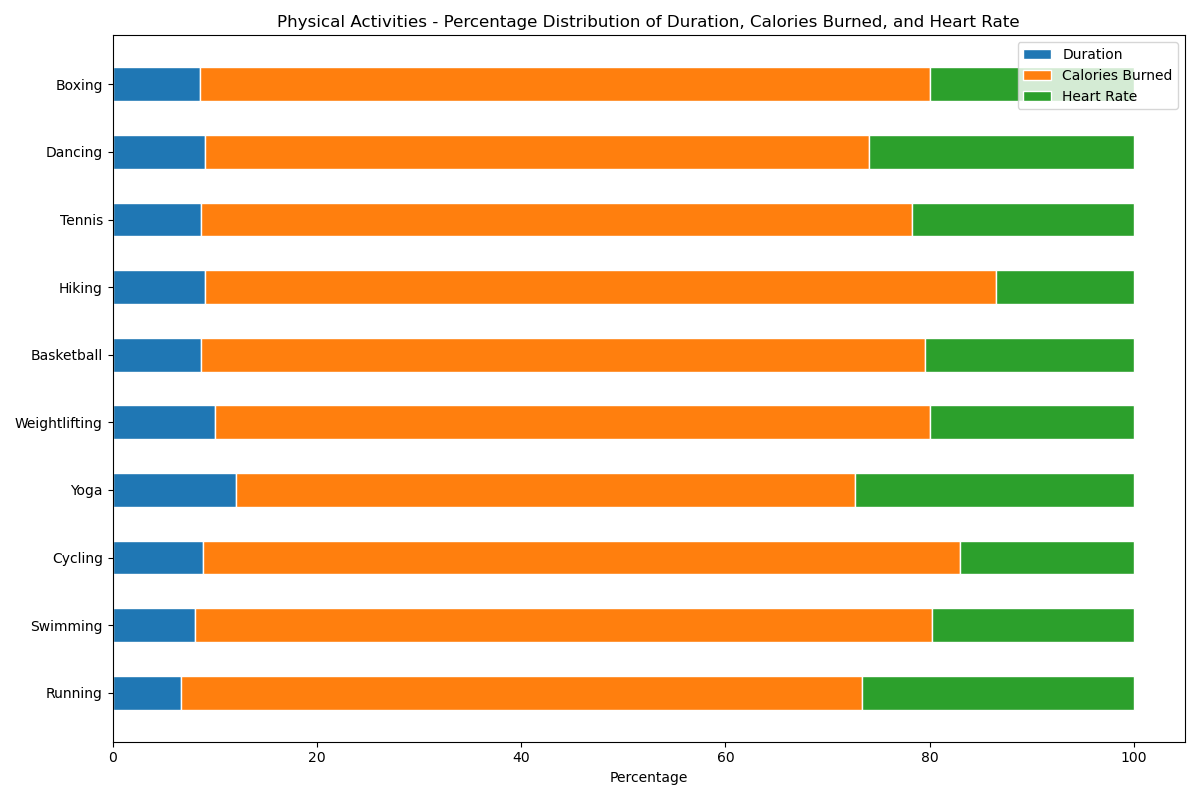

Write Python code to recreate this figure.

import matplotlib.pyplot as plt
import numpy as np

# Data
activities = ['Running', 'Swimming', 'Cycling', 'Yoga', 'Weightlifting', 'Basketball', 'Hiking', 'Tennis', 'Dancing', 'Boxing']
duration = [30, 45, 60, 40, 50, 55, 70, 50, 35, 60]
calories_burned = [300, 400, 500, 200, 350, 450, 600, 400, 250, 500]
heart_rate = [120, 110, 115, 90, 100, 130, 105, 125, 100, 140]

# Normalize data to 100%
total = np.array(duration) + np.array(calories_burned) + np.array(heart_rate)
duration_perc = np.array(duration) / total * 100
calories_burned_perc = np.array(calories_burned) / total * 100
heart_rate_perc = np.array(heart_rate) / total * 100

# Plot
fig, ax = plt.subplots(figsize=(12, 8))

bar_width = 0.5
bar_positions = np.arange(len(activities))

ax.barh(bar_positions, duration_perc, color='#1f77b4', edgecolor='white', height=bar_width, label='Duration')
ax.barh(bar_positions, calories_burned_perc, left=duration_perc, color='#ff7f0e', edgecolor='white', height=bar_width, label='Calories Burned')
ax.barh(bar_positions, heart_rate_perc, left=duration_perc+calories_burned_perc, color='#2ca02c', edgecolor='white', height=bar_width, label='Heart Rate')

# Labels and title
ax.set_yticks(bar_positions)
ax.set_yticklabels(activities)
ax.set_xlabel('Percentage')
ax.set_title('Physical Activities - Percentage Distribution of Duration, Calories Burned, and Heart Rate')
ax.legend(loc='upper right')

# Display
plt.tight_layout()
plt.show()
